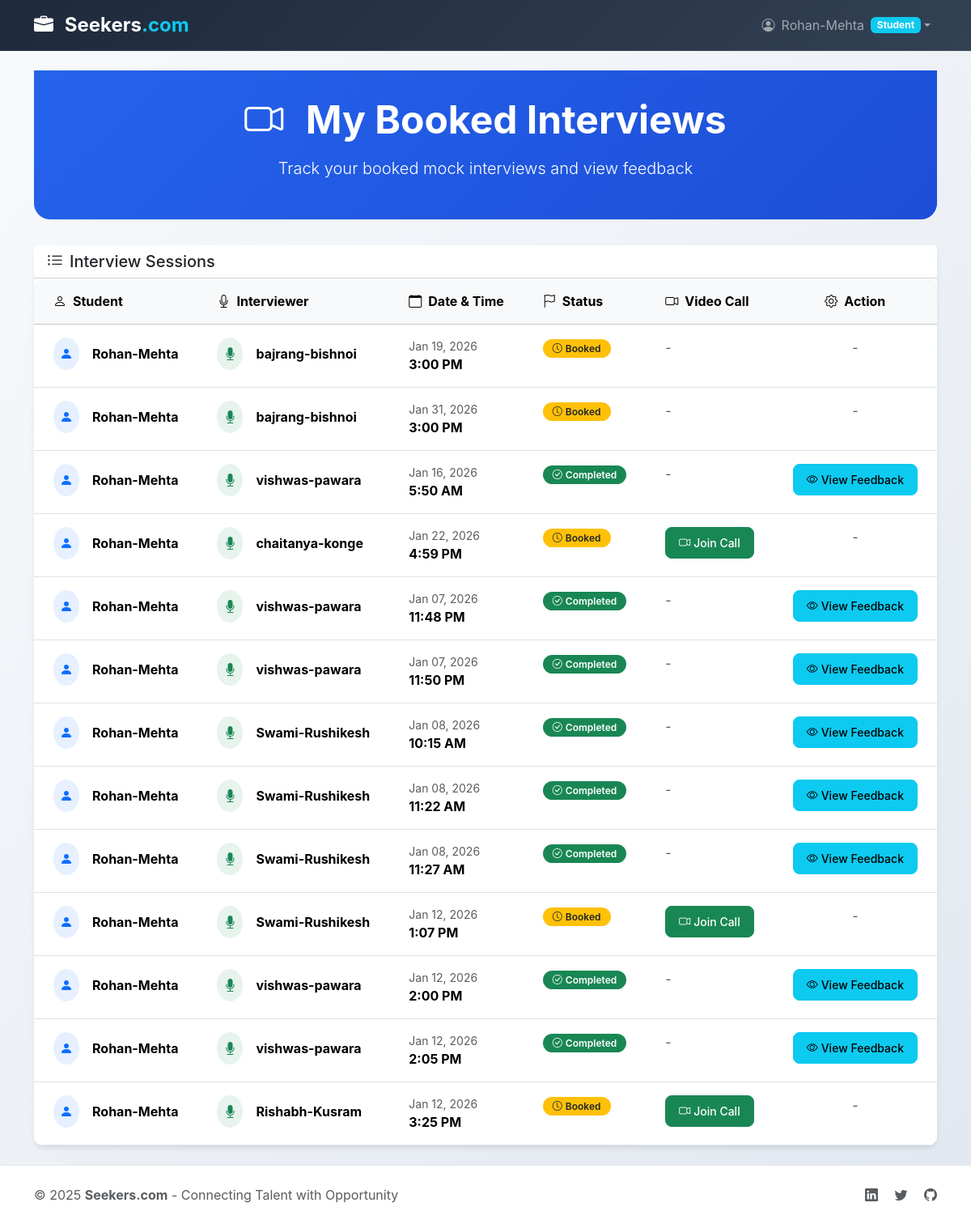
The page /interviewers/my-interviews/ (signed in) on the database its author committed.
### accounts/models.py (models this page shows)
class User(AbstractUser):
    ROLE_CHOICES = (
        ('student', 'Student'),
        ('company', 'Company'),
        ('interviewer', 'Interviewer'),
        ('admin', 'Admin'),
    )
    role = models.CharField(max_length=20, choices=ROLE_CHOICES)

### interviews/models.py (models this page shows, shortened)
class InterviewBooking(models.Model):
    student = models.ForeignKey(User, on_delete=models.CASCADE, related_name='student_interviews')
    interviewer = models.ForeignKey(User, on_delete=models.CASCADE, related_name='interviewer_interviews')
    scheduled_at = models.DateTimeField()
    status = models.CharField(
        max_length=20,
        choices=[('booked','Booked'),('completed','Completed'),('cancelled','Cancelled')],
        default='booked'
    )
    feedback = models.TextField(blank=True)
    created_at = models.DateTimeField(auto_now_add=True)
    meeting_link = models.URLField(blank=True, null=True)

### interviews/views.py (the view)
# urls.py: path('interviews/', interviews.my_interviews, name='api_my_interviews'),
@login_required
def my_interviews(request):
    if not hasattr(request.user, 'profile'):
        interviews = []
    elif request.user.profile.role == 'student':
        interviews = InterviewBooking.objects.filter(student=request.user)
    elif request.user.profile.role == 'interviewer':
        interviews = InterviewBooking.objects.filter(interviewer=request.user)
    else:
        interviews = []
    return render(request, 'interviews/my_interviews.html', {
        'interviews': interviews
    })

### templates/interviews/my_interviews.html (shortened to what this page needs)
{% extends 'base.html' %}
{% block content %}
<div class="page-header text-center">
    <div class="container">
        <h1 class="display-5 fw-bold mb-3">
            <i class="bi bi-camera-video me-3"></i>
            {% if user.role == 'student' %}
                My Booked Interviews
            {% else %}
                My Interviews
            {% endif %}
        </h1>
        <p class="lead opacity-90">
            {% if user.role == 'student' %}
                Track your booked mock interviews and view feedback
            {% else %}
                Manage your scheduled interviews and provide feedback
            {% endif %}
        </p>
    </div>
</div>
<div class="card">
    <div class="card-header bg-white">
        <h5 class="mb-0">
            <i class="bi bi-list-ul me-2"></i>Interview Sessions
        </h5>
    </div>
    <div class="card-body p-0">
        {% if interviews %}
            <div class="table-responsive">
                <table class="table table-hover mb-0">
                    <thead class="table-light">
                        <tr>
                            <th class="px-4 py-3"><i class="bi bi-person me-2"></i>Student</th>
                            <th class="px-4 py-3"><i class="bi bi-mic me-2"></i>Interviewer</th>
                            <th class="px-4 py-3"><i class="bi bi-calendar me-2"></i>Date & Time</th>
                            <th class="px-4 py-3"><i class="bi bi-flag me-2"></i>Status</th>
                            <th class="px-4 py-3"><i class="bi bi-camera-video me-2"></i>Video Call</th>
                            <th class="px-4 py-3 text-center"><i class="bi bi-gear me-2"></i>Action</th>
                        </tr>
                    </thead>
                    <tbody>
                        {% for i in interviews %}
                            <tr>
                                <td class="px-4 py-3">
                                    <div class="d-flex align-items-center">
                                        <div class="bg-primary bg-opacity-10 rounded-circle p-2 me-3">
                                            <i class="bi bi-person-fill text-primary"></i>
                                        </div>
                                        <strong>{{ i.student.username }}</strong>
                                    </div>
                                </td>
                                <td class="px-4 py-3">
                                    <div class="d-flex align-items-center">
                                        <div class="bg-success bg-opacity-10 rounded-circle p-2 me-3">
                                            <i class="bi bi-mic-fill text-success"></i>
                                        </div>
                                        <strong>{{ i.interviewer.username }}</strong>
                                    </div>
                                </td>
                                <td class="px-4 py-3">
                                    <div class="text-muted small">{{ i.scheduled_at|date:"M d, Y" }}</div>
                                    <div class="fw-bold">{{ i.scheduled_at|time:"g:i A" }}</div>
                                </td>
                                <td class="px-4 py-3">
                                    {% if i.status == "booked" %}
                                        <span class="status-badge bg-warning text-dark">
                                            <i class="bi bi-clock me-1"></i>Booked
                                        </span>
                                    {% elif i.status == "completed" %}
                                        <span class="status-badge bg-success text-white">
                                            <i class="bi bi-check-circle me-1"></i>Completed
                                        </span>
                                    {% elif i.status == "cancelled" %}
                                        <span class="status-badge bg-danger text-white">
                                            <i class="bi bi-x-circle me-1"></i>Cancelled
                                        </span>
                                    {% else %}
                                        <span class="status-badge bg-secondary text-white">{{ i.status }}</span>
                                    {% endif %}
                                </td>
                                <td class="px-4 py-3">
                                    {% if i.meeting_link and i.status == 'booked' %}
                                        <a href="{{ i.meeting_link }}" target="_blank" class="btn btn-success btn-sm">
                                            <i class="bi bi-camera-video me-1"></i>Join Call
                                        </a>
                                    {% else %}
                                        <span class="text-muted">-</span>
                                    {% endif %}
                                </td>
                                <td class="px-4 py-3 text-center">
                                    {% if user.role == 'interviewer' and i.status == 'booked' %}
                                        <a href="{% url 'add_feedback' i.id %}" class="btn btn-primary btn-sm">
                                            <i class="bi bi-chat-text me-1"></i>Add Feedback
                                        </a>
                                    {% elif i.status == 'completed' and i.feedback %}
                                        {% if user.role == 'student' %}
                                            <button class="btn btn-info btn-sm" data-bs-toggle="modal" data-bs-target="#feedback{{ i.id }}">
                                                <i class="bi bi-eye me-1"></i>View Feedback
                                            </button>
                                        {% else %}
                                            <small class="text-muted">{{ i.feedback|truncatewords:5 }}</small>
                                        {% endif %}
                                    {% else %}
                                        <span class="text-muted">-</span>
                                    {% endif %}
                                </td>
                            </tr>
                        {% endfor %}
                    </tbody>
                </table>
            </div>
        {% endif %}
    </div>
</div>
{% endblock %}

### templates/base.html (shortened to what this page needs)
<!DOCTYPE html>
<html lang="en">
<head>
    <link href="https://cdn.jsdelivr.net/npm/bootstrap@5.3.2/dist/css/bootstrap.min.css" rel="stylesheet">
    <link href="https://cdn.jsdelivr.net/npm/bootstrap-icons@1.11.0/font/bootstrap-icons.css" rel="stylesheet">
</head>
<body class="d-flex flex-column min-vh-100">
<nav class="navbar navbar-expand-lg navbar-dark sticky-top">
    <div class="container">
        <a class="navbar-brand" href="{% url 'home' %}">
            <i class="bi bi-briefcase-fill me-2"></i>
            Seekers<span class="text-info">.com</span>
        </a>
        <div class="collapse navbar-collapse" id="navbarNav">
            <div class="navbar-nav ms-auto">
                {% if user.is_authenticated %}
                    <div class="nav-item dropdown">
                        <a class="nav-link dropdown-toggle d-flex align-items-center" href="#" role="button" data-bs-toggle="dropdown">
                            <i class="bi bi-person-circle me-2"></i>
                            {{ user.username }}
                            <span class="badge bg-info ms-2">{{ user.role|title }}</span>
                        </a>
                    </div>
                {% endif %}
            </div>
        </div>
    </div>
</nav>
<main class="flex-grow-1">
    <div class="container py-4">
        {% block content %}
        {% endblock %}
    </div>
</main>
<footer class="footer py-4">
    <div class="container text-center">
        <div class="row align-items-center">
            <div class="col-md-6 text-md-start">
                <p class="mb-0 text-muted">
                    © 2025 <strong>Seekers.com</strong> - Connecting Talent with Opportunity
                </p>
            </div>
            <div class="col-md-6 text-md-end">
                <div class="social-links">
                    <a href="#" class="text-muted me-3"><i class="bi bi-linkedin"></i></a>
                    <a href="#" class="text-muted me-3"><i class="bi bi-twitter"></i></a>
                    <a href="#" class="text-muted"><i class="bi bi-github"></i></a>
                </div>
            </div>
        </div>
    </div>
</footer>
</body>
</html>

### templates/base.html (style rules this page uses)
:root { --primary-color: #2563eb; --secondary-color: #64748b; --success-color: #059669; --warning-color: #d97706; --danger-color: #dc2626; }
body { font-family: 'Inter', -apple-system, BlinkMacSystemFont, sans-serif; background: linear-gradient(135deg, #f8fafc 0%, #e2e8f0 100%); min-height: 100vh; }
.navbar-brand { font-weight: 700; font-size: 1.5rem; }
.card { border: none; border-radius: 12px; box-shadow: 0 4px 6px -1px rgba(0, 0, 0, 0.1); transition: all 0.3s ease; }
.btn { border-radius: 8px; font-weight: 500; padding: 0.5rem 1rem; transition: all 0.2s ease; }
.page-header { background: linear-gradient(135deg, var(--primary-color) 0%, #1d4ed8 100%); color: white; padding: 2rem 0; margin-bottom: 2rem; border-radius: 0 0 20px 20px; }
.status-badge { padding: 0.25rem 0.75rem; border-radius: 20px; font-size: 0.75rem; font-weight: 600; }
.table { background: white; border-radius: 12px; overflow: hidden; }
.navbar { background: linear-gradient(135deg, #1e293b 0%, #334155 100%) !important; backdrop-filter: blur(10px); border-bottom: 1px solid rgba(255, 255, 255, 0.1); }
.footer { background: white; border-top: 1px solid #e2e8f0; margin-top: auto; }

### rows shown on the page
User: username "Rohan-Mehta", role "Student"
InterviewBooking: student.username "Rohan-Mehta", interviewer.username "bajrang-bishnoi", scheduled_at "Jan 19, 2026", scheduled_at "3:00 PM", status "booked" (drawn)
InterviewBooking: student.username "Rohan-Mehta", interviewer.username "bajrang-bishnoi", scheduled_at "Jan 31, 2026", scheduled_at "3:00 PM", status "booked" (drawn)
InterviewBooking: student.username "Rohan-Mehta", interviewer.username "vishwas-pawara", scheduled_at "Jan 16, 2026", scheduled_at "5:50 AM", status "completed" (drawn)
InterviewBooking: student.username "Rohan-Mehta", interviewer.username "chaitanya-konge", scheduled_at "Jan 22, 2026", scheduled_at "4:59 PM", status "booked" (drawn)
InterviewBooking: student.username "Rohan-Mehta", interviewer.username "vishwas-pawara", scheduled_at "Jan 07, 2026", scheduled_at "11:48 PM", status "completed" (drawn)
InterviewBooking: student.username "Rohan-Mehta", interviewer.username "vishwas-pawara", scheduled_at "Jan 07, 2026", scheduled_at "11:50 PM", status "completed" (drawn)
InterviewBooking: student.username "Rohan-Mehta", interviewer.username "Swami-Rushikesh", scheduled_at "Jan 08, 2026", scheduled_at "10:15 AM", status "completed" (drawn)
InterviewBooking: student.username "Rohan-Mehta", interviewer.username "Swami-Rushikesh", scheduled_at "Jan 08, 2026", scheduled_at "11:22 AM", status "completed" (drawn)
InterviewBooking: student.username "Rohan-Mehta", interviewer.username "Swami-Rushikesh", scheduled_at "Jan 08, 2026", scheduled_at "11:27 AM", status "completed" (drawn)
InterviewBooking: student.username "Rohan-Mehta", interviewer.username "Swami-Rushikesh", scheduled_at "Jan 12, 2026", scheduled_at "1:07 PM", status "booked" (drawn)
InterviewBooking: student.username "Rohan-Mehta", interviewer.username "vishwas-pawara", scheduled_at "Jan 12, 2026", scheduled_at "2:00 PM", status "completed" (drawn)
InterviewBooking: student.username "Rohan-Mehta", interviewer.username "vishwas-pawara", scheduled_at "Jan 12, 2026", scheduled_at "2:05 PM", status "completed" (drawn)
InterviewBooking: student.username "Rohan-Mehta", interviewer.username "Rishabh-Kusram", scheduled_at "Jan 12, 2026", scheduled_at "3:25 PM", status "booked" (drawn)
